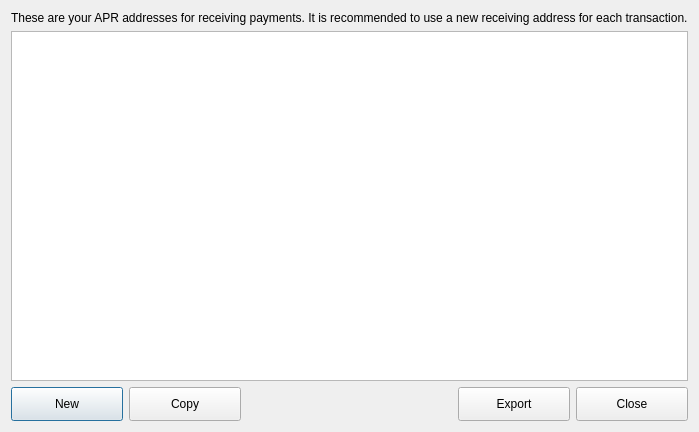
<?xml version="1.0" encoding="UTF-8"?>
<ui version="4.0">
 <class>ReceiveAddressList</class>
 <widget class="QDialog" name="ReceiveAddressList">
  <property name="geometry">
   <rect>
    <x>0</x>
    <y>0</y>
    <width>670</width>
    <height>432</height>
   </rect>
  </property>
  <property name="windowTitle">
   <string>Receiving addresses</string>
  </property>
  <property name="windowIcon">
   <iconset resource="../resources/resource.qrc">
    <normaloff>:/ico/icon.ico</normaloff>:/ico/icon.ico</iconset>
  </property>
  <layout class="QVBoxLayout" name="verticalLayout">
   <item>
    <widget class="QLabel" name="m_lDescription">
     <property name="text">
      <string>&lt;html&gt;&lt;head/&gt;&lt;body&gt;&lt;p&gt;These are your APR addresses for receiving payments. It is recommended to use a new receiving address for each transaction.&lt;/p&gt;&lt;/body&gt;&lt;/html&gt;</string>
     </property>
    </widget>
   </item>
   <item>
    <widget class="QTableView" name="m_tvAddressTable">
     <property name="contextMenuPolicy">
      <enum>Qt::CustomContextMenu</enum>
     </property>
     <property name="selectionMode">
      <enum>QAbstractItemView::SingleSelection</enum>
     </property>
     <property name="selectionBehavior">
      <enum>QAbstractItemView::SelectRows</enum>
     </property>
     <attribute name="verticalHeaderVisible">
      <bool>false</bool>
     </attribute>
     <attribute name="verticalHeaderHighlightSections">
      <bool>false</bool>
     </attribute>
    </widget>
   </item>
   <item>
    <layout class="QHBoxLayout" name="horizontalLayout">
     <item>
      <widget class="QPushButton" name="m_btnAdd">
       <property name="minimumSize">
        <size>
         <width>112</width>
         <height>34</height>
        </size>
       </property>
       <property name="text">
        <string>New</string>
       </property>
       <property name="icon">
        <iconset resource="../resources/resource.qrc">
         <normaloff>:/png/add.png</normaloff>:/png/add.png</iconset>
       </property>
      </widget>
     </item>
     <item>
      <widget class="QPushButton" name="m_btnCopy">
       <property name="minimumSize">
        <size>
         <width>112</width>
         <height>34</height>
        </size>
       </property>
       <property name="text">
        <string>Copy</string>
       </property>
       <property name="icon">
        <iconset resource="../resources/resource.qrc">
         <normaloff>:/png/copy.png</normaloff>:/png/copy.png</iconset>
       </property>
      </widget>
     </item>
     <item>
      <spacer name="horizontalSpacer">
       <property name="orientation">
        <enum>Qt::Horizontal</enum>
       </property>
       <property name="sizeHint" stdset="0">
        <size>
         <width>40</width>
         <height>20</height>
        </size>
       </property>
      </spacer>
     </item>
     <item>
      <widget class="QPushButton" name="m_btnExport">
       <property name="minimumSize">
        <size>
         <width>112</width>
         <height>34</height>
        </size>
       </property>
       <property name="text">
        <string>Export</string>
       </property>
       <property name="icon">
        <iconset resource="../resources/resource.qrc">
         <normaloff>:/png/save.png</normaloff>:/png/save.png</iconset>
       </property>
      </widget>
     </item>
     <item>
      <widget class="QPushButton" name="m_bntClose">
       <property name="minimumSize">
        <size>
         <width>112</width>
         <height>34</height>
        </size>
       </property>
       <property name="text">
        <string>Close</string>
       </property>
      </widget>
     </item>
    </layout>
   </item>
  </layout>
  <action name="m_actCopyLabel">
   <property name="text">
    <string>Copy label</string>
   </property>
   <property name="toolTip">
    <string>Copy label</string>
   </property>
  </action>
  <action name="m_actCopyAdress">
   <property name="text">
    <string>Copy adress</string>
   </property>
   <property name="toolTip">
    <string>Copy adress</string>
   </property>
  </action>
  <action name="m_actEdit">
   <property name="text">
    <string>Edit</string>
   </property>
   <property name="toolTip">
    <string>Edit</string>
   </property>
  </action>
 </widget>
 <resources>
  <include location="../resources/resource.qrc"/>
 </resources>
 <connections>
  <connection>
   <sender>m_bntClose</sender>
   <signal>clicked()</signal>
   <receiver>ReceiveAddressList</receiver>
   <slot>reject()</slot>
   <hints>
    <hint type="sourcelabel">
     <x>745</x>
     <y>400</y>
    </hint>
    <hint type="destinationlabel">
     <x>777</x>
     <y>421</y>
    </hint>
   </hints>
  </connection>
 </connections>
</ui>
